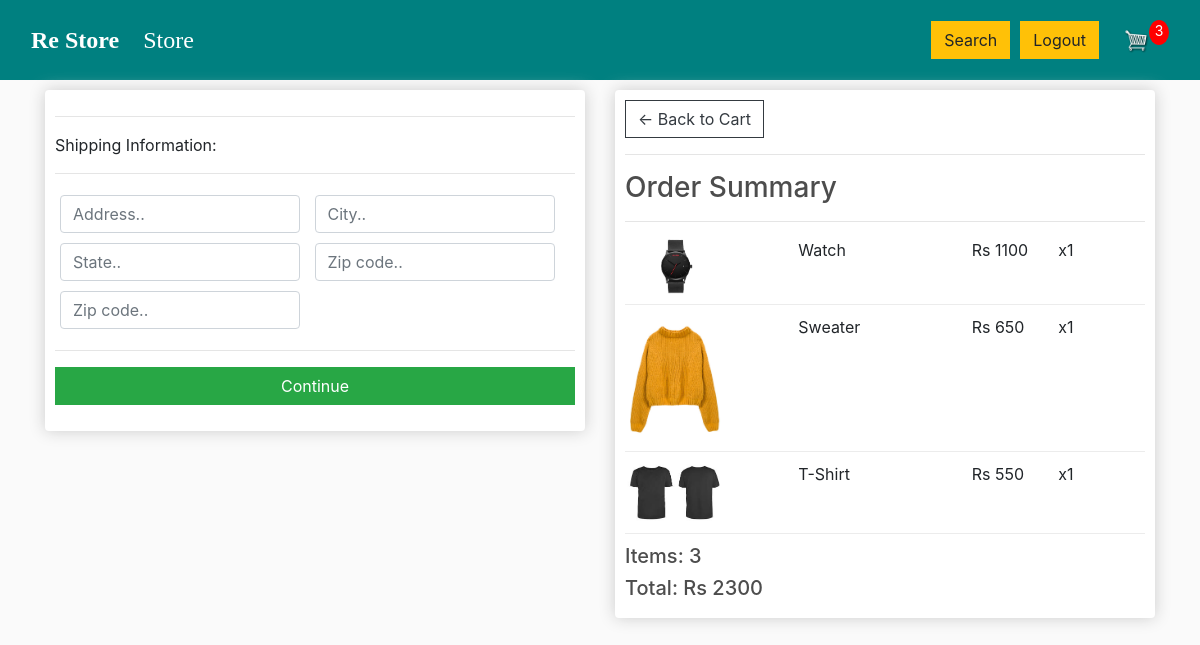
Screenshot of /checkout/ (signed in) with the database file from the repository.
### Store/models.py (models this page shows, shortened)
class OrderItem(models.Model):
	product = models.ForeignKey(Product, on_delete=models.SET_NULL, null=True)
	order = models.ForeignKey(Order, on_delete=models.SET_NULL, null=True)
	quantity = models.IntegerField(default=0, null=True, blank=True)
	date_added = models.DateTimeField(auto_now_add=True)
	@property
	def get_total(self):
		total = self.product.price * self.quantity
		return total

class Product(models.Model):
	name = models.CharField(max_length=200)
	price = models.DecimalField(max_digits=7, decimal_places=0)  # Store prices with 0 decimal places
	digital = models.BooleanField(default=False,null=True, blank=True)
	image = models.ImageField(null=True, blank=True)
	@property
	def imageURL(self):
		try:
			url = self.image.url
		except:
			url = ''
		return url

class Order(models.Model):
	customer = models.ForeignKey(Customer, on_delete=models.SET_NULL, null=True, blank=True)
	date_ordered = models.DateTimeField(auto_now_add=True)
	complete = models.BooleanField(default=False)
	transaction_id = models.CharField(max_length=100, null=True)
	@property
	def shipping(self):
		shipping = False
		orderitems = self.orderitem_set.all()
		for i in orderitems:
			if i.product.digital == False:
				shipping = True
		return shipping
	@property
	def get_cart_total(self):
		orderitems = self.orderitem_set.all()
		total = sum([item.get_total for item in orderitems])
		return total
	@property
	def get_cart_items(self):
		orderitems = self.orderitem_set.all()
		total = sum([item.quantity for item in orderitems])
		return total

### Store/views.py (the view)
# urls.py: path('checkout/',views.checkout,name="checkout"),
def checkout(request):
    data = cartData(request)
    cartItems = data['cartItems']
    order = data['order']
    items = data['items']
    context = {'items': items, 'order': order, 'cartItems': cartItems}
    return render(request, 'store/checkout.html', context)

### Store/utils.py (called while the page is built)
def cartData(request):
    if request.user.is_authenticated:
        customer = request.user.customer
        order, created = Order.objects.get_or_create(customer=customer, complete=False)
        items = order.orderitem_set.all()
        cartItems = order.get_cart_items
    else:
        cookieData = cookieCart(request)
        cartItems = cookieData['cartItems']
        order = cookieData['order']
        items = cookieData['items']
    return {'cartItems': cartItems, 'order': order, 'items': items}

### Store/templates/store/checkout.html (shortened to what this page needs)
{% extends 'store/main.html' %}
{% load static %}
{% block content %}
     <div class="row">
		<div class="col-lg-6">
			<div class="box-element" id="form-wrapper">
				<form id="form">
					<div id="shipping-info">
						<hr>
						<p>Shipping Information:</p>
						<hr>
						<div class="form-field">
							<input class="form-control" type="text" name="address" placeholder="Address..">
						</div>
						<div class="form-field">
							<input class="form-control" type="text" name="city" placeholder="City..">
						</div>
						<div class="form-field">
							<input class="form-control" type="text" name="state" placeholder="State..">
						</div>
						<div class="form-field">
							<input class="form-control" type="text" name="zipcode" placeholder="Zip code..">
						</div>
						<div class="form-field">
							<input class="form-control" type="text" name="country" placeholder="Zip code..">
						</div>
					</div>
					<hr>
					<input id="form-button" class="btn btn-success btn-block" type="submit" value="Continue">
				</form>
			</div>
			<br>
		</div>
		<div class="col-lg-6">
			<div class="box-element">
				<a  class="btn btn-outline-dark" href="{% url 'cart' %}">&#x2190; Back to Cart</a>
				<hr>
				<h3>Order Summary</h3>
				<hr>
				{% for item in items %}
				<div class="cart-row">
					<div style="flex:2"><img class="row-image" src="{{item.product.imageURL}}"></div>
					<div style="flex:2"><p>{{item.product.name}}</p></div>
					<div style="flex:1"><p>Rs {{item.product.price}}</p></div>
					<div style="flex:1"><p>x{{item.quantity}}</p></div>
				</div>
				{% endfor %}
				<h5>Items:   {{order.get_cart_items}}</h5>
				<h5>Total:   Rs {{order.get_cart_total}}</h5>
			</div>
		</div>
	</div>
{% endblock content %}

### Store/static/css/main.css (style rules this page uses)
body { background-color: hsl(0, 0%, 98%); }
h1,h2,h3,h4,h5,h6 { color:hsl(0, 0%, 30%); }
.box-element { box-shadow:hsl(0, 0%, 80%) 0 0 16px; background-color: #fff; border-radius: 4px; padding: 10px; }
.col-lg-4, .col-lg-6, .col-lg-8, .col-lg-12 { margin-top: 10px; }
.btn { border-radius: 0; }
.row-image { width: 100px; }
.form-field { width:250px; display: inline-block; padding: 5px; }
.cart-row { display: flex; align-items: flex-stretch; padding-bottom: 10px; margin-bottom: 10px; border-bottom: 1px solid #ececec; }

### rows the page displays
OrderItem: product.imageURL (picture), product.name "Watch", product.price "1100", quantity "1"
OrderItem: product.imageURL (picture), product.name "Sweater", product.price "650", quantity "1"
OrderItem: product.imageURL (picture), product.name "T-Shirt", product.price "550", quantity "1"
Order: get_cart_items "3", get_cart_total "2300"

### other values shown
{{ cartItems }} "3"
